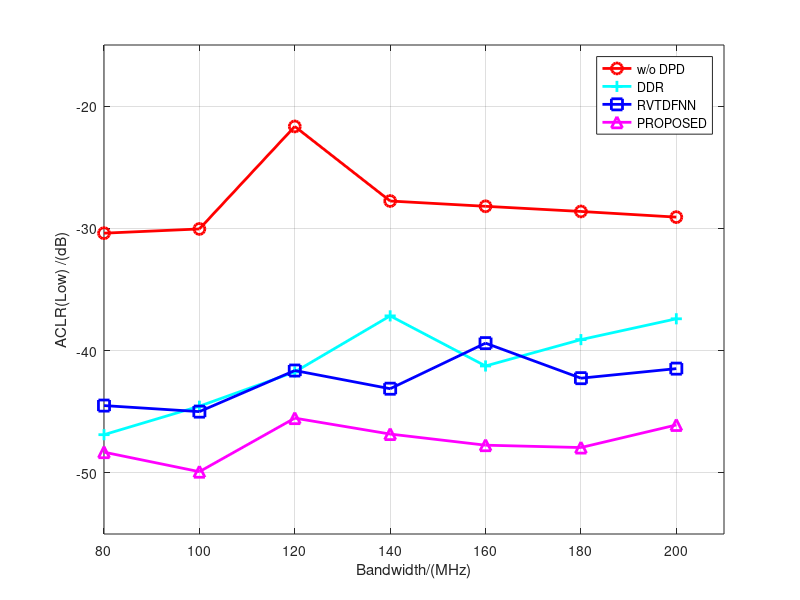

Source code (MATLAB):
ACRL_withoutDPD = -1.*[30.393,30.047,21.662,27.762,28.194,28.616,29.079];
ACLR_withDDRDPD = -1.*[46.876,44.548,41.744,37.158,41.256,39.100,37.396];
ACLR_withRVTDFNNDPD = -1.*[44.495,44.990,41.628,43.115,39.387,42.254,41.473];
ACLR_withARVTD_DNNDPD = -1.*[48.306,49.903,45.521,46.825,47.735,47.928,46.081];

figure(1);
iteration = 80:20:200;
plot(iteration,ACRL_withoutDPD,'-ro','Linewidth', 2, 'MarkerSize', 8);
hold on;
plot(iteration,ACLR_withDDRDPD,'-c+','Linewidth', 2, 'MarkerSize', 8);
hold on;
plot(iteration,ACLR_withRVTDFNNDPD,'-bs','Linewidth', 2, 'MarkerSize', 8);
hold on;
plot(iteration,ACLR_withARVTD_DNNDPD,'-m^','Linewidth', 2, 'MarkerSize', 8);
hold off;
grid on;
legend("w/o DPD","DDR","RVTDFNN","PROPOSED");
axis([80,210,-55,-15]);
ylabel("ACLR(Low) /(dB)");
xlabel("Bandwidth/(MHz)");